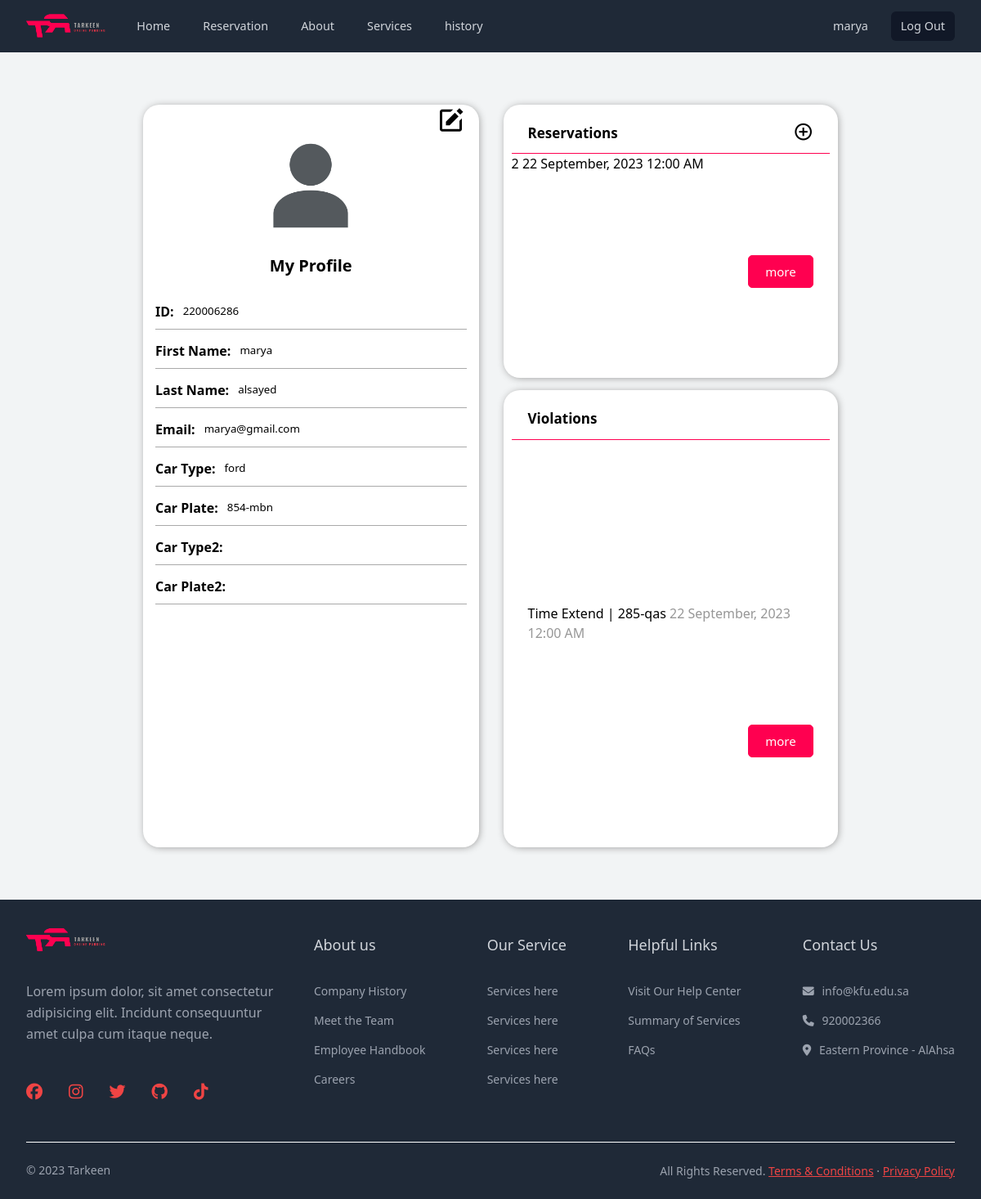
Page /home.php (signed in) on the earlier database version.
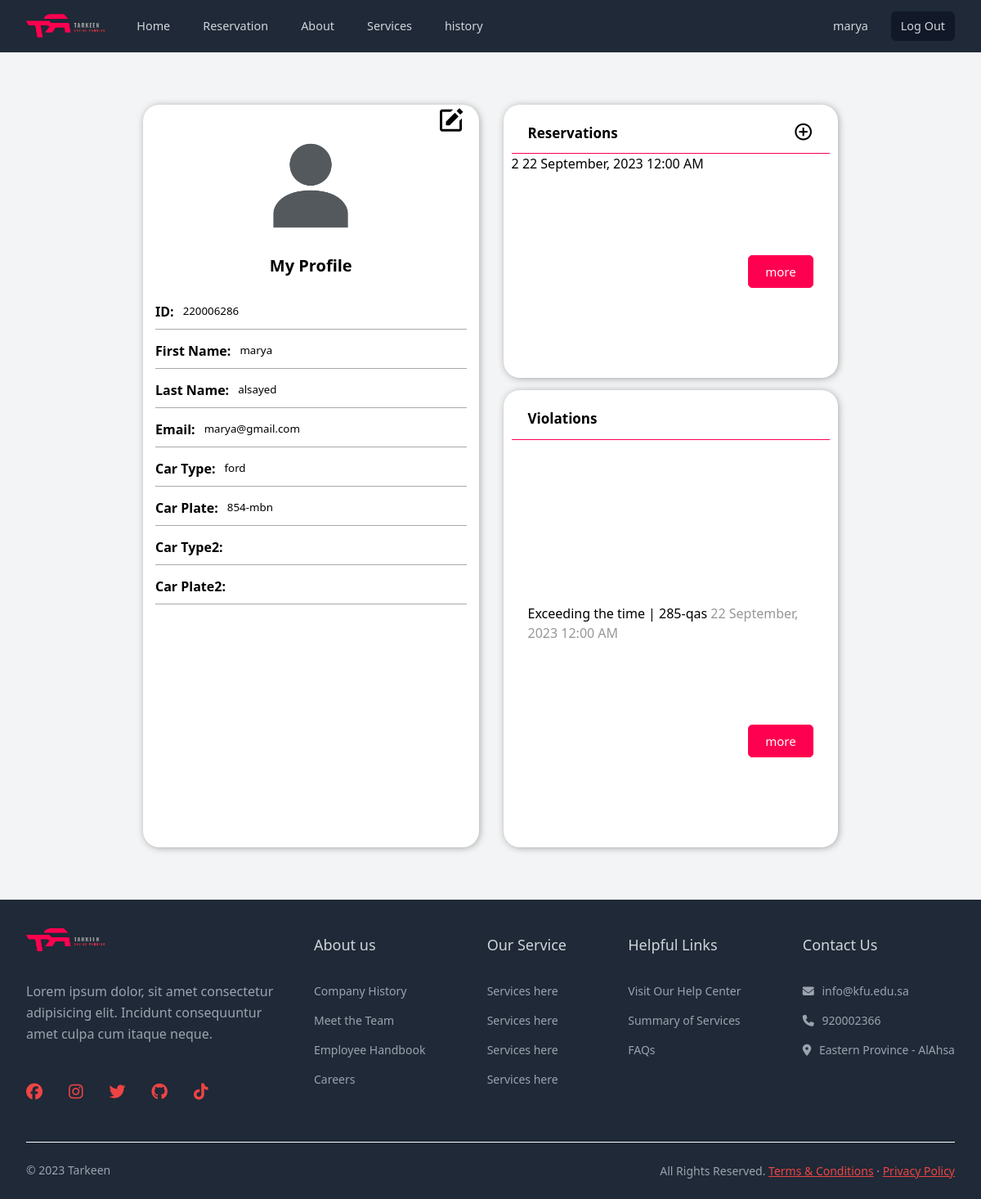
Same page on the later database version.
### tables this page shows
CREATE TABLE Users
(
    user_id            int(128) NOT NULL,
    first_name         varchar(50)  NOT NULL,
    last_name          varchar(50)  NOT NULL,
    `password`         varchar(250) NOT NULL,
    email              varchar(250) NOT NULL,
    user_type_id       int (128) NOT NULL,
    reset_token        varchar(50),
    reset_token_expiry datetime,
    PRIMARY KEY
        (user_id),
    FOREIGN KEY
        (user_type_id) REFERENCES UserTypes
        (user_type_id)
);

CREATE TABLE Cars
(
    car_id    int(128) NOT NULL
        AUTO_INCREMENT,
    car_type  varchar(15) NOT NULL,
    car_plate varchar(15) NOT NULL,
    owner_id  int (128) NOT NULL,
    PRIMARY KEY
        (car_id),
    FOREIGN KEY
        (owner_id) REFERENCES Users
        (user_id),
    UNIQUE KEY `unique_car`
        (car_type, car_plate)
);

CREATE TABLE Reservation
(
    reservation_id       int(128) NOT NULL
        AUTO_INCREMENT,
    reservation_datetime datetime NOT NULL,
    extensions_count     int (10) DEFAULT 0,
    enter_datetime       datetime (6),
    exit_datetime        datetime (6),
    parking_id           int (128) NOT NULL,
    car_id               int (128) NOT NULL,
    reserver_id          int (128) NOT NULL,
    PRIMARY KEY
        (reservation_id),
    FOREIGN KEY
        (parking_id) REFERENCES ParkingSpots
        (parking_id),
    FOREIGN KEY
        (car_id) REFERENCES Cars
        (car_id),
    FOREIGN KEY
        (reserver_id) REFERENCES Users
        (user_id)
);

CREATE TABLE ParkingSpots
(
    parking_id     int(128) NOT NULL
        AUTO_INCREMENT,
    zone_number    varchar(10) NOT NULL,
    floor_number   int (10) NOT NULL,
    parking_number int (10) NOT NULL,
    PRIMARY KEY
        (parking_id)
);

CREATE TABLE Violations
(
    violation_id           int(128) NOT NULL
        AUTO_INCREMENT,
    violation_datetime     datetime NOT NULL,
    violation_end_datetime datetime NOT NULL,
    car_id                 int (128) NOT NULL,
    violation_type_id      int (128) NOT NULL,
    violator_id            int (128) NOT NULL,
    violated_id            int (128) NOT NULL,
    note                   varchar(256),

    PRIMARY KEY
        (violation_id),
    FOREIGN KEY
        (car_id) REFERENCES Cars
        (car_id),
    FOREIGN KEY
        (violation_type_id) REFERENCES ViolationTypes
        (violation_type_id),
    FOREIGN KEY
        (violator_id) REFERENCES Users
        (user_id),
    FOREIGN KEY
        (violated_id) REFERENCES Users
        (user_id)
);

CREATE TABLE ViolationTypes
(
    violation_type_id int(128) NOT NULL
        AUTO_INCREMENT,
    `name`            varchar(18) NOT NULL,
    number_of_days    int(128),
    PRIMARY KEY
        (violation_type_id)
);

### snippets/get_user.php (called while the page is built, shortened)
<?php
if (isset($_SESSION['user_id'])) {
    $user_id = $_SESSION['user_id'];
    $query = "SELECT * FROM users WHERE user_id = ?";
    $stmt = $connection->prepare($query);
    $stmt->bind_param("i", $user_id);
    $stmt->execute();
    $result = $stmt->get_result();
    $user = $result->fetch_assoc();
    $queryCars = "SELECT car_id, car_type, car_plate FROM cars WHERE owner_id = ?";
    $stmtCars = $connection->prepare($queryCars);
    $stmtCars->bind_param("i", $user_id);
    $stmtCars->execute();
    $resultCars = $stmtCars->get_result();
    $cars = array();
    while ($row = $resultCars->fetch_assoc()) {
        $cars[] = $row;
    }
    $user['cars'] = $cars;
    $reservationQuery = "SELECT reservation.reservation_id, reservation.reservation_datetime, reservation.extensions_count, parkingspots.parking_number
                        FROM `reservation`
                        JOIN `parkingspots` ON parkingspots.parking_id = reservation.parking_id
                        WHERE reservation.reserver_id = ?
                        ORDER BY reservation.reservation_datetime DESC";
    $stmtReservations = $connection->prepare($reservationQuery);
    $stmtReservations->bind_param("i", $user_id);
    $stmtReservations->execute();
    $resultReservations = $stmtReservations->get_result();
    $reservations = array();
    while ($row = $resultReservations->fetch_assoc()) {
        $reservations[] = $row;
    }
    $user['reservations'] = $reservations;
    if ($user["user_type_id"] == "3") {
        $vailoationQuery = "SELECT violations.violation_id, violationtypes.name, violations.violation_datetime,violations.note, cars.car_plate
                        FROM `violations`
                        JOIN `violationtypes` ON violationtypes.violation_type_id = violations.violation_type_id
                        JOIN `cars` ON cars.car_id = violations.car_id
                        WHERE violations.violated_id = ?
                        ORDER BY violations.violation_datetime DESC";
    } else {
        $vailoationQuery = "SELECT violations.violation_id, violationtypes.name, violations.violation_datetime,violations.note, cars.car_plate
                        FROM `violations`
                        JOIN `violationtypes` ON violationtypes.violation_type_id = violations.violation_type_id
                        JOIN `cars` ON cars.car_id = violations.car_id
                        WHERE violations.violator_id = ?
                        ORDER BY violations.violation_datetime DESC";
    }
    $stmtViolations = $connection->prepare($vailoationQuery);
    $stmtViolations->bind_param("i", $user_id);
    $stmtViolations->execute();
    $resultViolations = $stmtViolations->get_result();
    $violations = array();
    while ($row = $resultViolations->fetch_assoc()) {
        $violations[] = $row;
    }
    $user['violations'] = $violations;
}

### snippets/base.php (called while the page is built, shortened)
<?php
include "database_connection.php";
include "get_user.php";

### home.php (the view, shortened to what the rows shown need)
<?php include "snippets/base.php" ?>
<!DOCTYPE html>
<html lang="en">
<head>
    <?php include "snippets/layout/head.php" ?>
    <link rel="stylesheet" href="/assets/css/profilestyle.css">
</head>
<body class="body">
<?php include "snippets/layout/header.php" ?>
<main>
    <div class="container-profile">
        <div class="left">
            <form action="" method="POST" id="user-form">
                <div class="fields">
                    <label for="">
                        <span>ID:</span>
                        <input type="text" name="user_id" value="<?= $user['user_id'] ?>" readonly>
                    </label>
                    <label for="">
                        <span>First Name:</span>
                        <input class="editable" type="text" name="first_name" value="<?= $user['first_name'] ?>"
                               readonly>
                    </label>
                    <label for="">
                        <span>Last Name:</span>
                        <input class="editable" type="text" name="last_name" value="<?= $user['last_name'] ?>" readonly>
                    </label>
                    <label for="">
                        <span>Email:</span>
                        <input class="editable" type="email" name="email" value="<?= $user['email'] ?>" readonly>
                    </label>
                    <?php if ($user["user_type_id"] == "1" || $user["user_type_id"] == "2"): ?>
                        <label for="">
                            <span>Car Type:</span>
                            <input class="editable" type="text" name="car_type1"
                                   value="<?= $user["cars"][0]['car_type'] ?? '' ?>" readonly>
                        </label>
                        <label for="">
                            <span>Car Plate:</span>
                            <input class="editable" type="text" name="car_plate1"
                                   value="<?= $user["cars"][0]['car_plate'] ?? '' ?>" readonly>
                        </label>
                        <label for="">
                            <span>Car Type2:</span>
                            <input class="editable" type="text" name="car_type2"
                                   value="<?= $user['cars'][1]['car_type'] ?? '' ?>"
                                   readonly>
                        </label>
                        <label for="">
                            <span>Car Plate2:</span>
                            <input class="editable" type="text" name="car_plate2"
                                   value="<?= $user['cars'][1]['car_plate'] ?? '' ?>"
                                   readonly>
                        </label>
                    <?php endif; ?>
                </div>
            </form>
        </div>
        <div class="right">
            <?php if ($user["user_type_id"] == "1" || $user["user_type_id"] == "2"): ?>
                <div class="violation">
                    <ul class="reservations-list">
                        <?php
                        if (count($user['reservations']) > 0) {
                            $displayedReservations = 0;
                            foreach ($user['reservations'] as $reservation) {
                                if ($displayedReservations < 3) {
                                    ?>
                                    <a href="/reservations/show.php?reservation_id=<?= $reservation['reservation_id'] ?>"
                                       class="link">
                                        <li>
                                            <span><?= $reservation['parking_number'] ?></span>
                                            <span><?= date('d F, Y h:i A', strtotime($reservation['reservation_datetime'])) ?></span>
                                        </li>
                                    </a>
                                    <?php
                                    $displayedReservations++;
                                } else {
                                    break;
                                }
                            }
                        }
                        ?>
                    </ul>
                </div>
            <?php endif; ?>
            <div class="violation">
                <ul class="violation-list">
                    <?php
                    if (isset($user['violations']) && count($user['violations']) > 0) {
                        $displayedViolations = 0;
                        foreach ($user['violations'] as $violation) {
                            if ($displayedViolations < 3) {
                                ?>
                                <li>
                                    <span><?php echo $violation['name'] . '  |   ' . $violation['car_plate']; ?></span>
                                    <span><?php echo date('d F, Y h:i A', strtotime($violation['violation_datetime'])) ?></span>
                                </li>
                                <?php
                                $displayedViolations++;
                            } else {
                                break;
                            }
                        }
                    }
                    ?>
                </ul>
            </div>
        </div>
    </div>
</main>
</body>
</html>

### snippets/layout/header.php (shortened to what the rows shown need)
<nav>
    <div class="nav-cont">
        <ul class="menu">
            <?php if (isset($user)): ?>
                <li class="item button secondary"><a href="/home.php"><?php echo $user['first_name']; ?></a></li>
                <li class="item button"><a href="/auth/logout.php">Log Out</a></li>
            <?php else: ?>
                <li class="item button"><a href="/auth/login.php">Log In</a></li>
            <?php endif; ?>
        </ul>
    </div>
</nav>

Differences in the rows shown:
changed through a linked row, violations "285-qas": violation_type.name "Time Extend" → "Exceeding the time"
